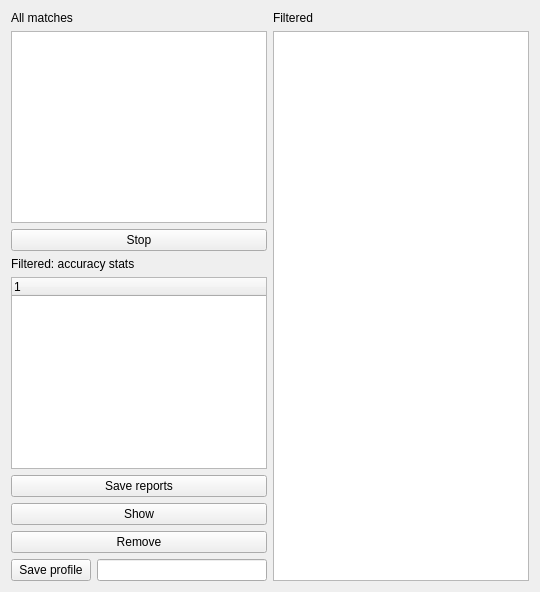
     <widget class="QWidget" name="tab_preview">
      <attribute name="title">
       <string>Preview</string>
      </attribute>
      <layout class="QVBoxLayout" name="verticalLayout_45">
       <item>
        <layout class="QHBoxLayout" name="horizontalLayout_14">
         <item>
          <layout class="QVBoxLayout" name="verticalLayout_24">
           <item>
            <layout class="QVBoxLayout" name="verticalLayout_18">
             <item>
              <widget class="QLabel" name="label_16">
               <property name="text">
                <string>All matches</string>
               </property>
              </widget>
             </item>
             <item>
              <widget class="QTableWidget" name="table_preview">
               <property name="sortingEnabled">
                <bool>true</bool>
               </property>
              </widget>
             </item>
             <item>
              <widget class="QPushButton" name="button_stop">
               <property name="text">
                <string>Stop</string>
               </property>
               <property name="icon">
                <iconset resource="../icons/icons.qrc">
                 <normaloff>:/actions/cancel.png</normaloff>:/actions/cancel.png</iconset>
               </property>
              </widget>
             </item>
            </layout>
           </item>
           <item>
            <widget class="QLabel" name="label_18">
             <property name="text">
              <string>Filtered: accuracy stats</string>
             </property>
            </widget>
           </item>
           <item>
            <widget class="QTreeWidget" name="tree_hits">
             <column>
              <property name="text">
               <string notr="true">1</string>
              </property>
             </column>
            </widget>
           </item>
           <item>
            <layout class="QVBoxLayout" name="verticalLayout_44">
             <item>
              <widget class="QPushButton" name="button_save_reports">
               <property name="text">
                <string>Save reports</string>
               </property>
               <property name="icon">
                <iconset resource="../icons/icons.qrc">
                 <normaloff>:/actions/actions/filesaveas.png</normaloff>:/actions/actions/filesaveas.png</iconset>
               </property>
              </widget>
             </item>
             <item>
              <layout class="QVBoxLayout" name="verticalLayout_43">
               <item>
                <layout class="QVBoxLayout" name="verticalLayout_42">
                 <item>
                  <widget class="QPushButton" name="button_preview_show">
                   <property name="text">
                    <string>Show</string>
                   </property>
                   <property name="icon">
                    <iconset resource="../icons/icons.qrc">
                     <normaloff>:/actions/actions/reload.png</normaloff>:/actions/actions/reload.png</iconset>
                   </property>
                  </widget>
                 </item>
                 <item>
                  <widget class="QPushButton" name="button_preview_remove">
                   <property name="text">
                    <string>Remove</string>
                   </property>
                   <property name="icon">
                    <iconset resource="../icons/icons.qrc">
                     <normaloff>:/actions/actions/edit_remove.png</normaloff>:/actions/actions/edit_remove.png</iconset>
                   </property>
                  </widget>
                 </item>
                </layout>
               </item>
               <item>
                <layout class="QHBoxLayout" name="horizontalLayout_22">
                 <item>
                  <widget class="QPushButton" name="button_preview_save">
                   <property name="text">
                    <string>Save profile</string>
                   </property>
                   <property name="icon">
                    <iconset resource="../icons/icons.qrc">
                     <normaloff>:/actions/actions/filesaveas.png</normaloff>:/actions/actions/filesaveas.png</iconset>
                   </property>
                  </widget>
                 </item>
                 <item>
                  <widget class="QLineEdit" name="line_preview_save"/>
                 </item>
                </layout>
               </item>
              </layout>
             </item>
            </layout>
           </item>
          </layout>
         </item>
         <item>
          <layout class="QVBoxLayout" name="verticalLayout_22">
           <item>
            <widget class="QLabel" name="label_17">
             <property name="text">
              <string>Filtered</string>
             </property>
            </widget>
           </item>
           <item>
            <widget class="QTableWidget" name="table_filtered">
             <property name="sortingEnabled">
              <bool>true</bool>
             </property>
            </widget>
           </item>
          </layout>
         </item>
        </layout>
       </item>
      </layout>
     </widget>
